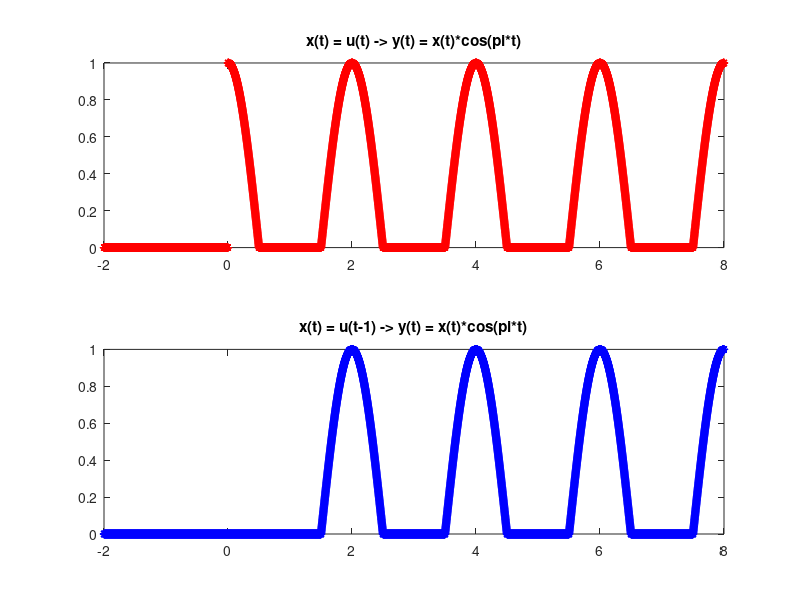
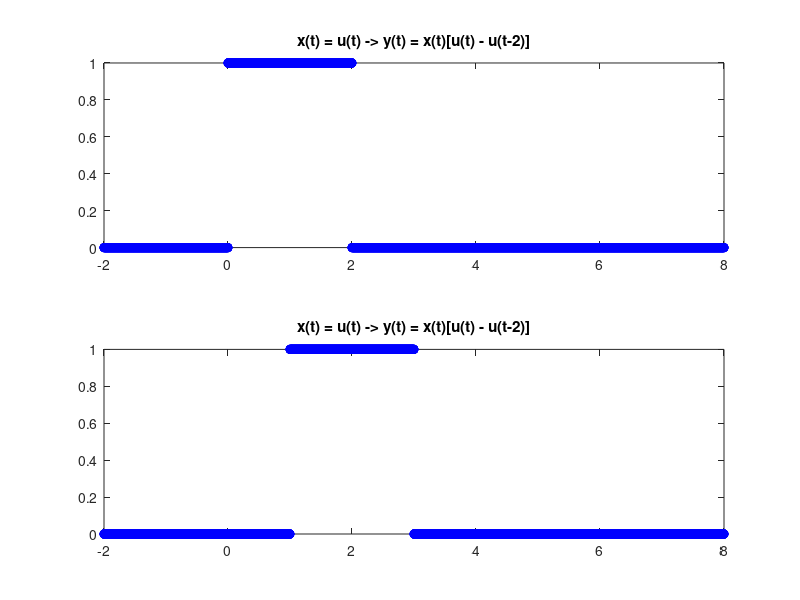
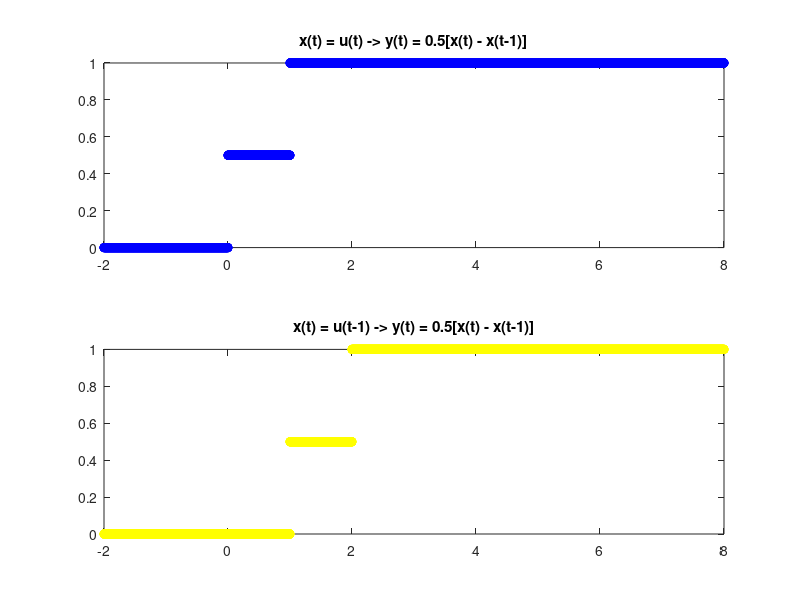

Source code (MATLAB) for these figures, in order:
%Problema 2.9

%Inciso a), tomando x(t) = u(t)
t = -2:0.001:8;
y = cos(pi*t);
for n = (1:length(y))
    if(t(n) < 0)
        y(n) = 0;
    end
    if(y(n) < 0)
        y(n) = 0;
    end
end

subplot(2, 1, 1)
plot(t, y, 'r*'), hold on
title('x(t) = u(t) -> y(t) = x(t)*cos(pi*t)')

%Inciso a), tomando x(t) = u(t-1)
y1 = cos(pi*t);
for n = (1:length(y))
    if(t(n) < 1)
        y1(n) = 0;
    end
    if(y1(n) < 0)
        y1(n) = 0;
    end
end

subplot(2, 1, 2)
plot(t, y1,'b*')
title('x(t) = u(t-1) -> y(t) = x(t)*cos(pi*t)')

%Inciso b), tomando x(t) = u(t)
ya = ones(1,length(t));
yb = -1*(ones(1,length(t)));

for i = 1:length(t)
    if(t(i) < 0)
        ya(i) = 0;
    end
    if (t(i) < 2)
        yb(i) = 0;
    end
end
yc = ya+yb;
figure
subplot(2, 1, 1)
plot(t,yc,'bo')
title('x(t) = u(t) -> y(t) = x(t)[u(t) - u(t-2)]')

%Inciso b), tomando x(t) = u(t-1)
ya = ones(1,length(t));
yb = -1*(ones(1,length(t)));

for i = 1:length(t)
    if(t(i) < 1)
        ya(i) = 0;
    end
    if (t(i) < 3)
        yb(i) = 0;
    end
end
yc = ya+yb;
subplot(2, 1, 2)
plot(t,yc,'bo')
title('x(t) = u(t) -> y(t) = x(t)[u(t) - u(t-2)]')

%Inciso c), tomando x(t) = u(t)
ya = ones(1,length(t));
yb = ones(1,length(t));

for i = 1:length(t)
    if(t(i) < 0)
        ya(i) = 0;
    end
    if (t(i) < 1)
        yb(i) = 0;
    end
end
yc = (ya+yb)/2;
figure
subplot(2, 1, 1)
plot(t,yc,'bo')
title('x(t) = u(t) -> y(t) = 0.5[x(t) - x(t-1)]')


%Inciso c), tomando x(t) = u(t-1)
ya = ones(1,length(t));
yb = ones(1,length(t));

for i = 1:length(t)
    if(t(i) < 1)
        ya(i) = 0;
    end
    if (t(i) < 2)
        yb(i) = 0;
    end
end
yc = (ya+yb)/2;
subplot(2, 1, 2)
plot(t,yc,'yo')
title('x(t) = u(t-1) -> y(t) = 0.5[x(t) - x(t-1)]')

%Por lo tanto:
%Inciso a) => No es invariante con el tiempo
%Inciso b) => Es invariante con el tiempo
%Inciso c) => Es invariante con el tiempo
